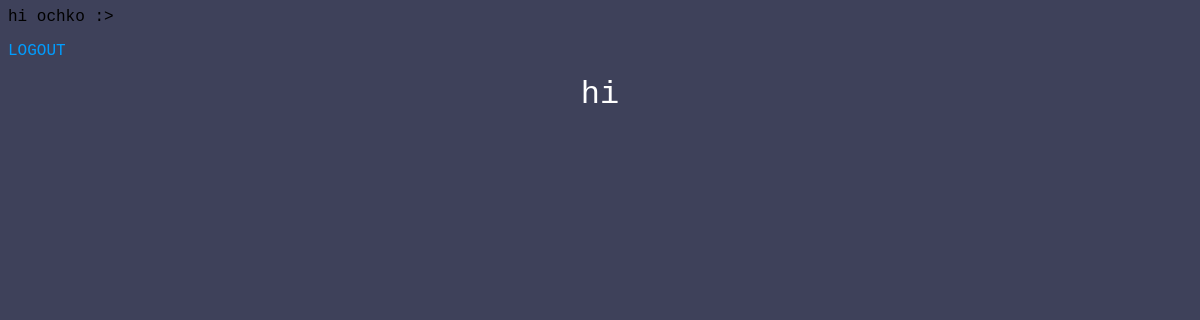
The app's page / (signed in), older data.
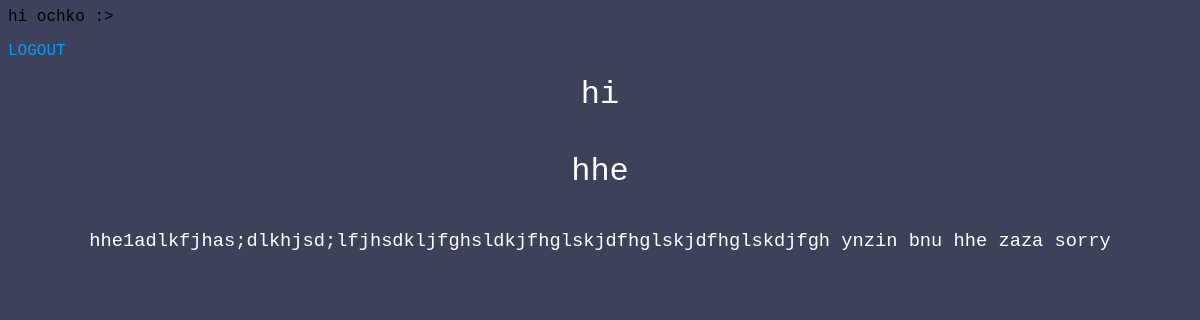
The same page, newer data.
### main/models.py (models this page shows, shortened)
class Post(models.Model):
    title = models.CharField(max_length=50, null=False, blank=False)
    body = RichTextField(null=False, blank=False)

### main/views.py (the view)
# urls.py: path('', HomePageView.as_view(), name = 'home'),
class HomePageView(ListView):
    template_name = 'home.html'
    model = Post

### templates/home.html (shortened to what this page needs)
{% extends 'base.html' %}
{% block content %}
{% if user.is_authenticated %}
<p>hi {{user.username}} :></p>
<p><a href = "{% url 'logout' %}">LOGOUT</a></p>
{% else %}
<p><a href = "{% url 'newtreh' %}">LOGIN</a></p>
{% endif %}
    <div>
        <h1> hi </h1>
    </div>
{% for post in object_list %}
<a href = "{% url 'detail' post.pk %}"" ><h1>{{post.title}}</h1></a>
<h3>{{post.body | safe}}</h3>
{% endfor %}
{% endblock content %}

Row changes from the older to the newer data that the page shows:
added Post: title "hhe", body "hhe1adlkfjhas;dlkhjsd;lfjhsdkljfghsldkjfhglskjdfhglskjdfhglskdjfgh ynzin bnu hhe zaza sorry"
